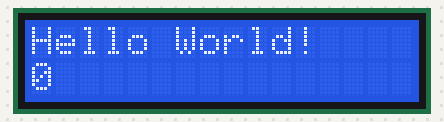
Bench run of a sketch on a simulated Arduino Uno, built with avr-gcc and run on an emulated ATmega328P. On the bench: 16×2 character LCD.

Above: at 0.1 s.
At 4.1 s:
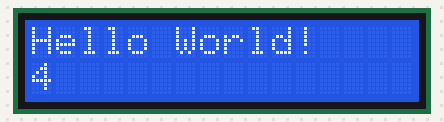
At 9.1 s:
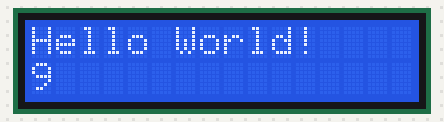
At 19.1 s:
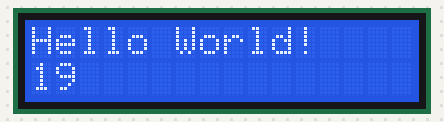
At 29.1 s:
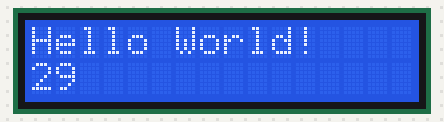
At 39.1 s:
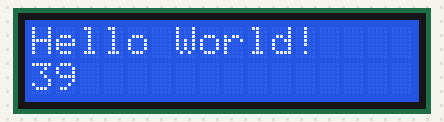

Measured:
- what the display in image 1 shows lasts 1.0 s, from 4.0 s to 5.0 s

The sketch:

LCD.ino
```cpp
#include <LiquidCrystal.h>

// Flags for pins
#define rs 2
#define rw 3
#define en 4
#define d0 5
#define d1 6
#define d2 7
#define d3 8
#define d4 9
#define d5 10
#define d6 11
#define d7 12

// Initialize
LiquidCrystal lcd(rs, rw, en, d0, d1, d2, d3, d4, d5, d6, d7);

void setup() {
  // put your setup code here, to run once:
  lcd.begin(16, 2);
  lcd.print("Hello World!");
}

void loop() {
  // put your main code here, to run repeatedly:
  // next row
  lcd.setCursor(0, 1);
  // print the number of seconds since reset:
  lcd.print(millis() / 1000);
}
```
